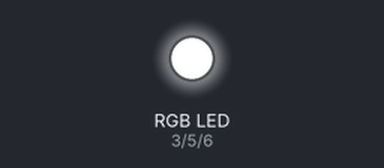
A sketch run on a simulated Arduino Uno, built with avr-gcc and run on an emulated ATmega328P. On the bench: an RGB LED mixed from three pins (HIGH = lit). Dim RGB values are drawn brighter than linear.

Above: at 0.05 s.
At 0.8 s:
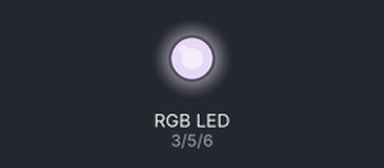
At 1.6 s:
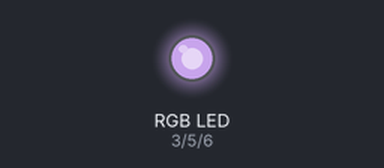
At 3.2 s:
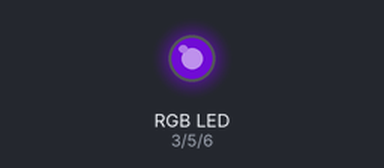
At 4.8 s:
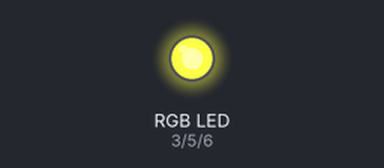
At 6.4 s:
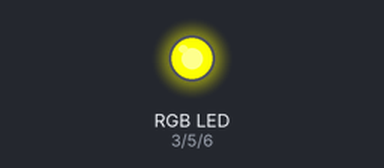
Timing chart, 0 to 8.3 s (numbered marks = the images above):
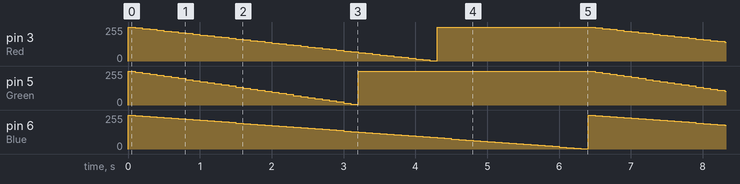

The sketch:

RGB_LED.ino
```cpp
int Red = 3;
int Green = 5;
int Blue = 6;

int i=0, redValue=255, blueValue=255, greenValue=255;

void setup() {
  pinMode(Red, OUTPUT);
  pinMode(Green, OUTPUT);
  pinMode(Blue, OUTPUT);
  Serial.begin(9600);

}

void loop() {
   while(redValue > 1||greenValue > 1||blueValue > 1){
    setColor(redValue, greenValue, blueValue);
    if(redValue > 0){
      redValue-=6;
    }

    if(greenValue > 0){
      greenValue-=8;
    }

    if(blueValue > 0){
      blueValue-=4;
    }
    /*Serial.print("RED: ");
    Serial.println(redValue);
    Serial.print("GREEN: ");
    Serial.println(greenValue);
    Serial.print("BLUE: ");
    Serial.println(blueValue);*/
    delay(100);
    //delay(1000);
   }
   redValue=255; blueValue=255; greenValue=255;
   /*Serial.print("RED: ");
   Serial.println(redValue);
   while(greenValue != 0){
    setColor(redValue, greenValue, blueValue);
    greenValue--;
    delay(20);
   }

   Serial.print("GREEN: ");
   Serial.println(greenValue);
   while(blueValue != 0){
    setColor(redValue, greenValue, blueValue);
    blueValue--;
    delay(20);

   }

   Serial.print("BLUE: ");
   Serial.println(blueValue);
   delay(500);
   redValue=255; blueValue=255; greenValue=255;
   Serial.print("RED: ");
   Serial.println(redValue);
   delay(500);*/

}

void setColor(int a, int b, int c){
   analogWrite(Red, a);
   analogWrite(Green, b);
   analogWrite(Blue, c);
}
```

Measured:
- by itself, pin 6 (Blue): ramps from 255/255 to 3/255 and jumps back, once every 6.4 s
